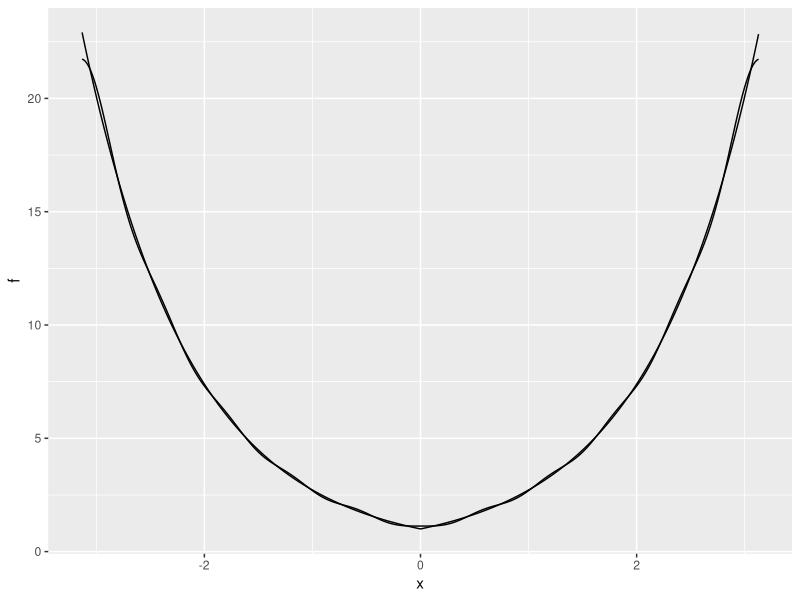

Source code (R):

library(tidyverse)
funk <- function(x){
  return(exp(abs(x)))
}
funk(1)
fou <- function(t,N){
  
  verdi <- 0 
  for (k in -N:N){
    if (k == 0){
      faktor <- ((exp(pi)*(-1)**k)-1)/(pi*(1+k**2))
      verdi = verdi  + faktor
    } else{
      faktor <- ((exp(pi)*(-1)**k)-1)/(pi*(1+k**2))
      ledd <- faktor *exp(1i * t * k)
      verdi = verdi + ledd
    }
  }
  return(Re(verdi))
}
error = 0.01
print(fou(0,100))
x_verdier <- seq(-pi + 0.01,pi-0.01,0.001)
x_verdier_eksp <- seq(-pi + error,pi-error,0.01)


t <- tibble(x = x_verdier_eksp,f = funk(x_verdier_eksp), a = fou(x_verdier_eksp,10))

t$a
ggplot(t) +
  
  geom_line(aes(x,f)) + 
  geom_line(aes(x,a))
